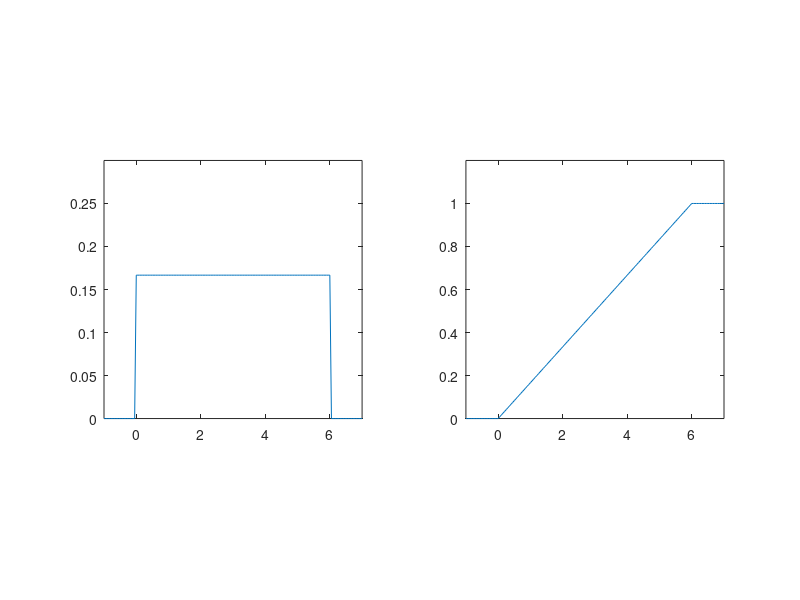

MATLAB code to generate this figure:
% unif.m

x = -1:0.05:7;
pdf=unifpdf(x,0,6);
subplot(1,2,1);
plot(x,pdf);
axis([-1 7 0 0.3]);
axis square;

cdf=unifcdf(x,0,6);
subplot(1,2,2);
plot(x,cdf);
axis([-1 7 0 1.2]);
axis square;

